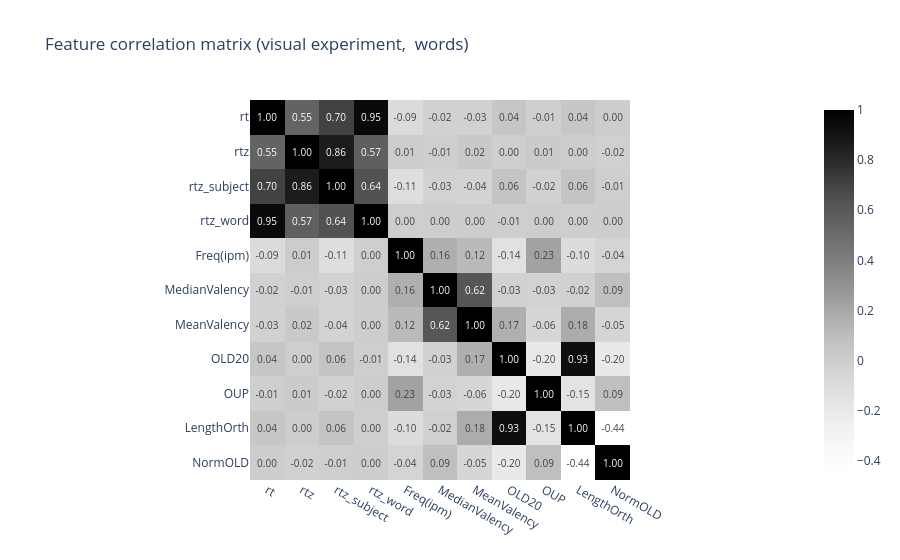
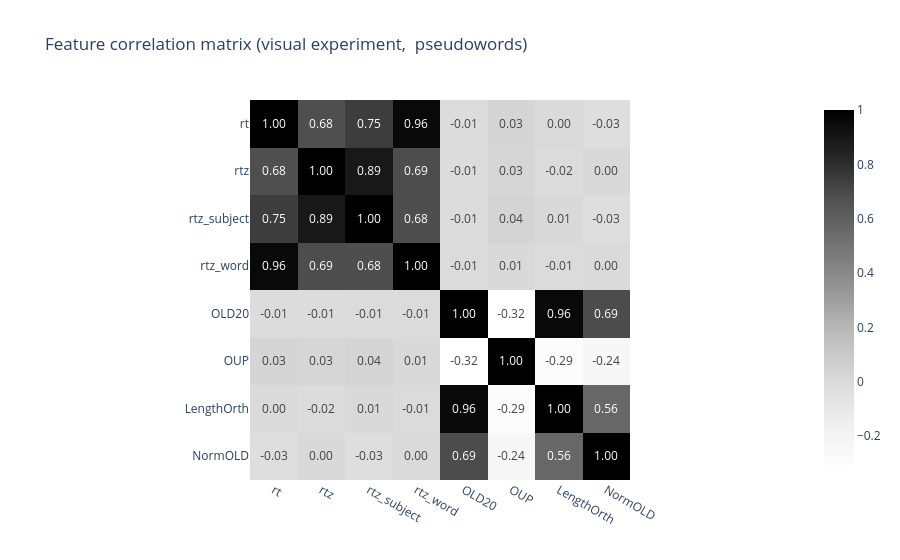
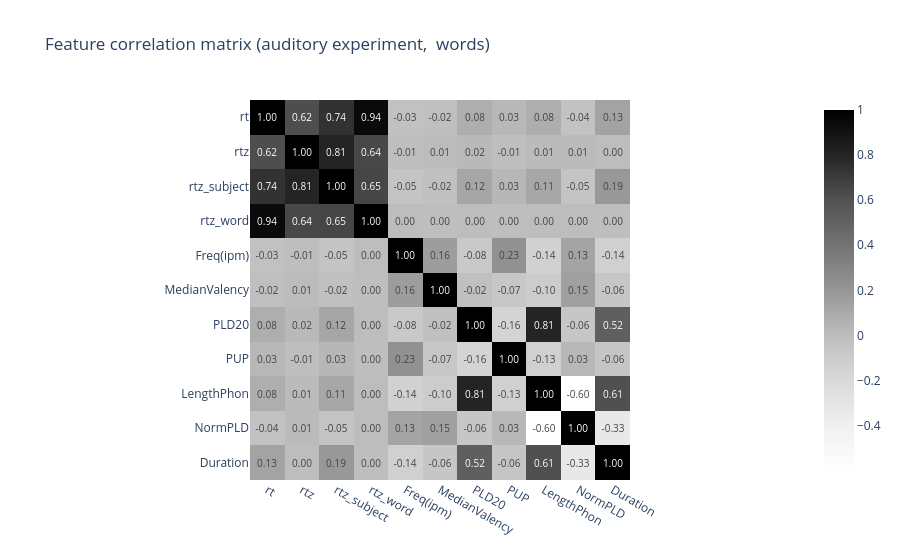
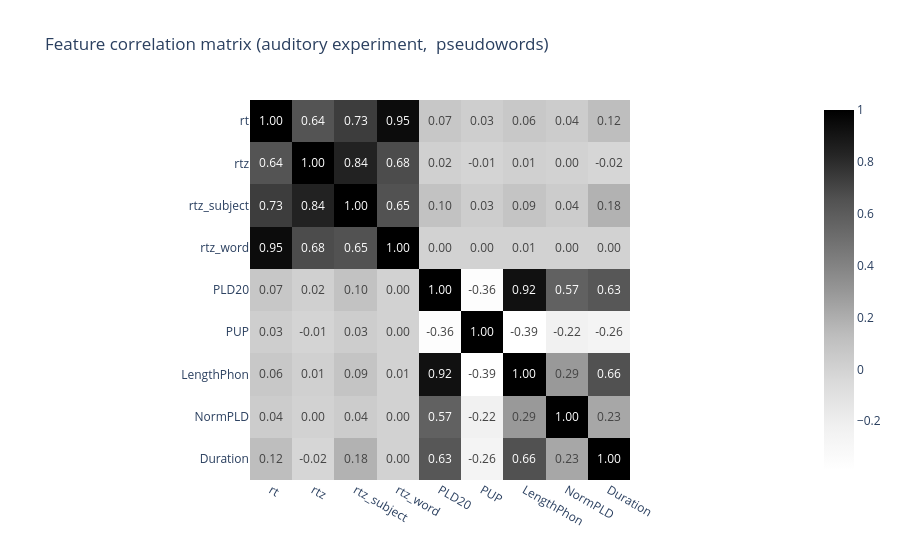

Source (notebook cell) for these figures, in order:
### Code cell
def get_corr_matrix(data:pd.DataFrame, modality: int, is_word: int, method='spearman') -> pd.DataFrame:
    '''
    A function to get correlation matrix in `modality` for `is_word` as a dataframe
    '''
    return data[(data['modality'] == modality)&(data['is_word'] == is_word)][
        TARGET + FEATURES[modality][is_word]
    ].corr(method=method)

def display_corr_matrix(
    data:pd.DataFrame,
    modality: int,
    is_word: int,
    method='spearman',
    text_auto='.2f',
    color_scale='greys'
) -> None:

    fig = px.imshow(
        get_corr_matrix(
            data,
            modality,
            is_word,
            method=method
        ),
        text_auto=text_auto,
        color_continuous_scale=color_scale,
        title=f"""Feature correlation matrix ({MAPPING['modality'][modality]} experiment,
 {MAPPING['is_word'][is_word]})"""
    )
    fig.show()

[display_corr_matrix(data, m, s) for m in (0, 1) for s in (1, 0)]
print()

### Figure 1 — Plotly figure (JSON) as saved in the notebook; plotly's stock layout.template omitted (floating-point values rounded to 4 significant figures)
{"data": [{"coloraxis": "coloraxis", "hovertemplate": "x: %{x}<br>y: %{y}<br>color: %{z}<extra></extra>", "name": "0", "texttemplate": "%{z:.2f}", "type": "heatmap", "x": ["rt", "rtz", "rtz_subject", "rtz_word", "Freq(ipm)", "MedianValency", "MeanValency", "OLD20", "OUP", "LengthOrth", "NormOLD"], "xaxis": "x", "y": ["rt", "rtz", "rtz_subject", "rtz_word", "Freq(ipm)", "MedianValency", "MeanValency", "OLD20", "OUP", "LengthOrth", "NormOLD"], "yaxis": "y", "z": [[1, 0.5503, 0.7046, 0.9527, -0.08868, -0.02373, -0.02862, 0.04409, -0.01228, 0.04031, -0.0008844], [0.5503, 1, 0.8647, 0.5724, 0.005826, -0.005254, 0.02486, -0.004077, 0.009905, 0.002583, -0.01829], [0.7046, 0.8647, 1, 0.639, -0.114, -0.03485, -0.04144, 0.05945, -0.0237, 0.05692, -0.00577], [0.9527, 0.5724, 0.639, 1, -0.003402, 0.0008242, 0.0007661, -0.005372, 0.001546, -0.004131, -0.000506], [-0.08868, 0.005826, -0.114, -0.003402, 1, 0.1649, 0.1161, -0.1377, 0.2263, -0.1017, -0.04302], [-0.02373, -0.005254, -0.03485, 0.0008242, 0.1649, 1, 0.619, -0.02696, -0.03407, -0.0164, 0.09063], [-0.02862, 0.02486, -0.04144, 0.0007661, 0.1161, 0.619, 1, 0.1673, -0.06047, 0.1829, -0.05285], [0.04409, -0.004077, 0.05945, -0.005372, -0.1377, -0.02696, 0.1673, 1, -0.1955, 0.9307, -0.199], [-0.01228, 0.009905, -0.0237, 0.001546, 0.2263, -0.03407, -0.06047, -0.1955, 1, -0.1531, 0.08675], [0.04031, 0.002583, 0.05692, -0.004131, -0.1017, -0.0164, 0.1829, 0.9307, -0.1531, 1, -0.4358], [-0.0008844, -0.01829, -0.00577, -0.000506, -0.04302, 0.09063, -0.05285, -0.199, 0.08675, -0.4358, 1]]}], "layout": {"coloraxis": {"colorscale": [[0, "rgb(255,255,255)"], [0.125, "rgb(240,240,240)"], [0.25, "rgb(217,217,217)"], [0.375, "rgb(189,189,189)"], [0.5, "rgb(150,150,150)"], [0.625, "rgb(115,115,115)"], [0.75, "rgb(82,82,82)"], [0.875, "rgb(37,37,37)"], [1, "rgb(0,0,0)"]]}, "title": {"text": "Feature correlation matrix (visual experiment,\n words)"}, "xaxis": {"anchor": "y", "constrain": "domain", "domain": [0, 1], "scaleanchor": "y"}, "yaxis": {"anchor": "x", "autorange": "reversed", "constrain": "domain", "domain": [0, 1]}}}

### Figure 2 — Plotly figure (JSON) as saved in the notebook; plotly's stock layout.template omitted (floating-point values rounded to 4 significant figures)
{"data": [{"coloraxis": "coloraxis", "hovertemplate": "x: %{x}<br>y: %{y}<br>color: %{z}<extra></extra>", "name": "0", "texttemplate": "%{z:.2f}", "type": "heatmap", "x": ["rt", "rtz", "rtz_subject", "rtz_word", "OLD20", "OUP", "LengthOrth", "NormOLD"], "xaxis": "x", "y": ["rt", "rtz", "rtz_subject", "rtz_word", "OLD20", "OUP", "LengthOrth", "NormOLD"], "yaxis": "y", "z": [[1, 0.6784, 0.7475, 0.9603, -0.01124, 0.0283, -0.002946, -0.02596], [0.6784, 1, 0.8921, 0.6883, -0.01316, 0.02611, -0.01722, 0.003547], [0.7475, 0.8921, 1, 0.6846, -0.006092, 0.03575, 0.006858, -0.03162], [0.9603, 0.6883, 0.6846, 1, -0.007234, 0.008925, -0.007674, -0.0006091], [-0.01124, -0.01316, -0.006092, -0.007234, 1, -0.3243, 0.9576, 0.6907], [0.0283, 0.02611, 0.03575, 0.008925, -0.3243, 1, -0.2934, -0.2378], [-0.002946, -0.01722, 0.006858, -0.007674, 0.9576, -0.2934, 1, 0.5635], [-0.02596, 0.003547, -0.03162, -0.0006091, 0.6907, -0.2378, 0.5635, 1]]}], "layout": {"coloraxis": {"colorscale": [[0, "rgb(255,255,255)"], [0.125, "rgb(240,240,240)"], [0.25, "rgb(217,217,217)"], [0.375, "rgb(189,189,189)"], [0.5, "rgb(150,150,150)"], [0.625, "rgb(115,115,115)"], [0.75, "rgb(82,82,82)"], [0.875, "rgb(37,37,37)"], [1, "rgb(0,0,0)"]]}, "title": {"text": "Feature correlation matrix (visual experiment,\n pseudowords)"}, "xaxis": {"anchor": "y", "constrain": "domain", "domain": [0, 1], "scaleanchor": "y"}, "yaxis": {"anchor": "x", "autorange": "reversed", "constrain": "domain", "domain": [0, 1]}}}

### Figure 3 — Plotly figure (JSON) as saved in the notebook; plotly's stock layout.template omitted (floating-point values rounded to 4 significant figures)
{"data": [{"coloraxis": "coloraxis", "hovertemplate": "x: %{x}<br>y: %{y}<br>color: %{z}<extra></extra>", "name": "0", "texttemplate": "%{z:.2f}", "type": "heatmap", "x": ["rt", "rtz", "rtz_subject", "rtz_word", "Freq(ipm)", "MedianValency", "PLD20", "PUP", "LengthPhon", "NormPLD", "Duration"], "xaxis": "x", "y": ["rt", "rtz", "rtz_subject", "rtz_word", "Freq(ipm)", "MedianValency", "PLD20", "PUP", "LengthPhon", "NormPLD", "Duration"], "yaxis": "y", "z": [[1, 0.6186, 0.7433, 0.9442, -0.02568, -0.01551, 0.07941, 0.02754, 0.08002, -0.03666, 0.1335], [0.6186, 1, 0.8052, 0.6434, -0.006234, 0.006505, 0.02268, -0.006835, 0.01136, 0.01331, 0.002725], [0.7433, 0.8052, 1, 0.653, -0.0472, -0.02201, 0.1182, 0.03447, 0.1145, -0.04773, 0.1899], [0.9442, 0.6434, 0.653, 1, 0.002715, -0.002676, 0.001324, -0.001847, 8.332e-05, 0.001315, -0.001922], [-0.02568, -0.006234, -0.0472, 0.002715, 1, 0.1649, -0.08367, 0.2317, -0.1439, 0.1315, -0.1351], [-0.01551, 0.006505, -0.02201, -0.002676, 0.1649, 1, -0.01751, -0.06644, -0.1029, 0.1494, -0.06448], [0.07941, 0.02268, 0.1182, 0.001324, -0.08367, -0.01751, 1, -0.1601, 0.8058, -0.06294, 0.5229], [0.02754, -0.006835, 0.03447, -0.001847, 0.2317, -0.06644, -0.1601, 1, -0.1311, 0.02902, -0.05601], [0.08002, 0.01136, 0.1145, 8.332e-05, -0.1439, -0.1029, 0.8058, -0.1311, 1, -0.5969, 0.6089], [-0.03666, 0.01331, -0.04773, 0.001315, 0.1315, 0.1494, -0.06294, 0.02902, -0.5969, 1, -0.327], [0.1335, 0.002725, 0.1899, -0.001922, -0.1351, -0.06448, 0.5229, -0.05601, 0.6089, -0.327, 1]]}], "layout": {"coloraxis": {"colorscale": [[0, "rgb(255,255,255)"], [0.125, "rgb(240,240,240)"], [0.25, "rgb(217,217,217)"], [0.375, "rgb(189,189,189)"], [0.5, "rgb(150,150,150)"], [0.625, "rgb(115,115,115)"], [0.75, "rgb(82,82,82)"], [0.875, "rgb(37,37,37)"], [1, "rgb(0,0,0)"]]}, "title": {"text": "Feature correlation matrix (auditory experiment,\n words)"}, "xaxis": {"anchor": "y", "constrain": "domain", "domain": [0, 1], "scaleanchor": "y"}, "yaxis": {"anchor": "x", "autorange": "reversed", "constrain": "domain", "domain": [0, 1]}}}

### Figure 4 — Plotly figure (JSON) as saved in the notebook; plotly's stock layout.template omitted (floating-point values rounded to 4 significant figures)
{"data": [{"coloraxis": "coloraxis", "hovertemplate": "x: %{x}<br>y: %{y}<br>color: %{z}<extra></extra>", "name": "0", "texttemplate": "%{z:.2f}", "type": "heatmap", "x": ["rt", "rtz", "rtz_subject", "rtz_word", "PLD20", "PUP", "LengthPhon", "NormPLD", "Duration"], "xaxis": "x", "y": ["rt", "rtz", "rtz_subject", "rtz_word", "PLD20", "PUP", "LengthPhon", "NormPLD", "Duration"], "yaxis": "y", "z": [[1, 0.6435, 0.733, 0.9453, 0.0724, 0.02574, 0.06354, 0.0374, 0.124], [0.6435, 1, 0.8391, 0.6768, 0.01646, -0.008251, 0.01387, 0.0005222, -0.02377], [0.733, 0.8391, 1, 0.6512, 0.09925, 0.03258, 0.0906, 0.04128, 0.1818], [0.9453, 0.6768, 0.6512, 1, 0.004006, 0.002906, 0.005132, 0.00132, 0.002207], [0.0724, 0.01646, 0.09925, 0.004006, 1, -0.364, 0.9211, 0.5737, 0.6261], [0.02574, -0.008251, 0.03258, 0.002906, -0.364, 1, -0.3878, -0.221, -0.2567], [0.06354, 0.01387, 0.0906, 0.005132, 0.9211, -0.3878, 1, 0.2921, 0.6558], [0.0374, 0.0005222, 0.04128, 0.00132, 0.5737, -0.221, 0.2921, 1, 0.2283], [0.124, -0.02377, 0.1818, 0.002207, 0.6261, -0.2567, 0.6558, 0.2283, 1]]}], "layout": {"coloraxis": {"colorscale": [[0, "rgb(255,255,255)"], [0.125, "rgb(240,240,240)"], [0.25, "rgb(217,217,217)"], [0.375, "rgb(189,189,189)"], [0.5, "rgb(150,150,150)"], [0.625, "rgb(115,115,115)"], [0.75, "rgb(82,82,82)"], [0.875, "rgb(37,37,37)"], [1, "rgb(0,0,0)"]]}, "title": {"text": "Feature correlation matrix (auditory experiment,\n pseudowords)"}, "xaxis": {"anchor": "y", "constrain": "domain", "domain": [0, 1], "scaleanchor": "y"}, "yaxis": {"anchor": "x", "autorange": "reversed", "constrain": "domain", "domain": [0, 1]}}}
